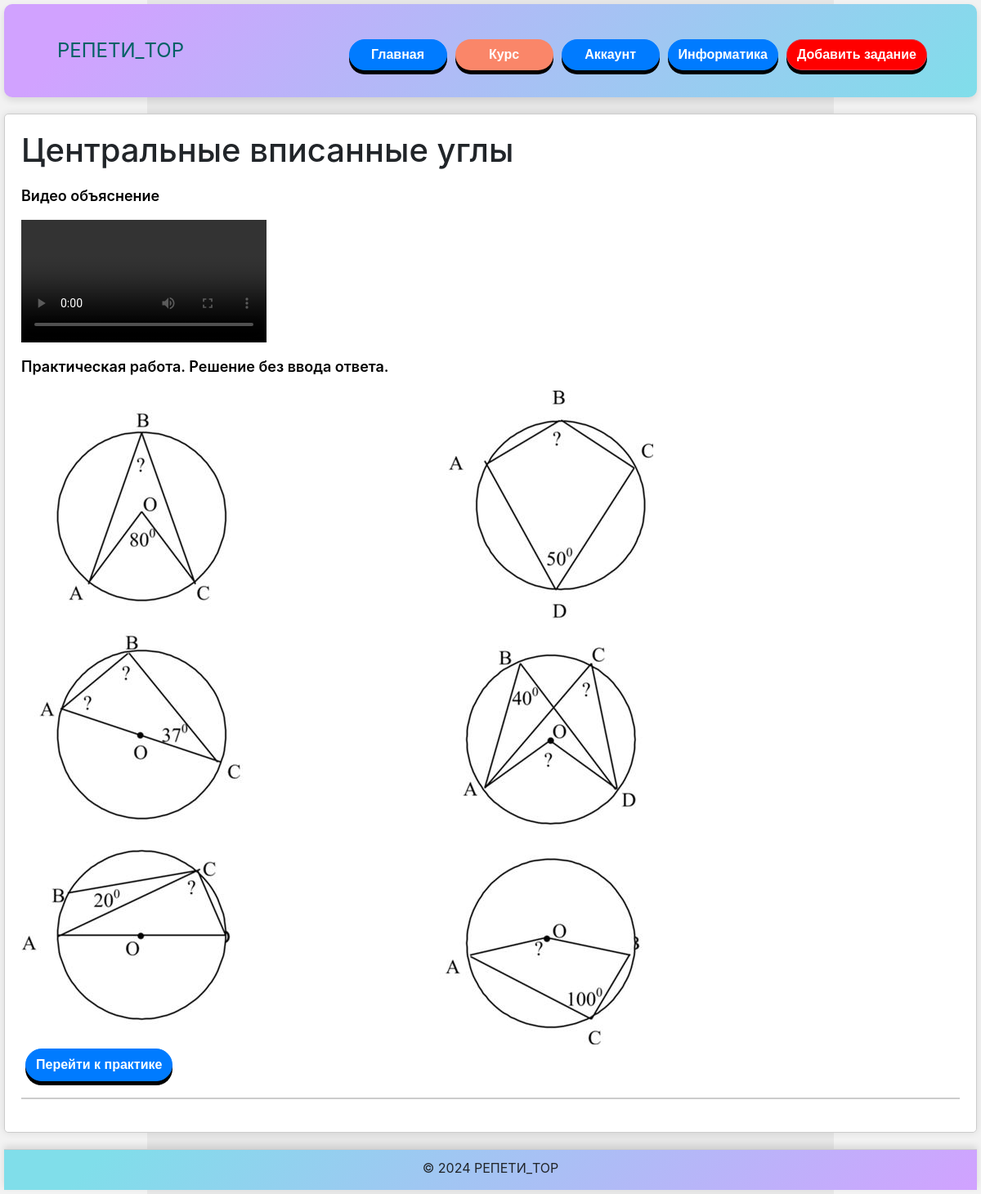
The app's page /tasks/65/ (signed in) with its own data.
### tasks/models.py (models this page shows, shortened)
class Course(models.Model):
    title = models.CharField(max_length=200)
    required_status = models.ForeignKey(Status, on_delete=models.CASCADE, related_name='courses', null=True, blank=True)
    grade = models.CharField(max_length=10, default='6class')

class Task(models.Model):
    course = models.ForeignKey(Course, related_name='tasks', on_delete=models.CASCADE)
    description = models.TextField(blank=True, null=True)
    correct_answer = models.CharField(max_length=200, blank=True, null=True)
    image = models.ImageField(upload_to='task_images/', blank=True, null=True)
    video = models.FileField(upload_to='task_videos/', blank=True, null=True)
    is_theory = models.BooleanField(default=False)
    expl = models.TextField(blank=True, null=True)
    expl_img = models.ImageField(upload_to='task_images/', blank=True, null=True)
    expl_video = models.FileField(upload_to='task_videos/', blank=True, null=True)
    file = models.FileField(upload_to='task_videos/', blank=True, null=True)
    file_link_text = models.CharField(max_length=255, blank=True, null=True)

### tasks/views.py (the view, shortened to what this page needs)
# urls.py: path('<int:course_id>/', views.task_detail, name='task_detail'),
@login_required
def task_detail(request, course_id):
    course = get_object_or_404(Course, id=course_id)
    theoretical_tasks = course.tasks.filter(is_theory=True)
    practical_tasks = course.tasks.filter(is_theory=False)
    user_statuses = request.user.profile.statuses.all()
    course_access = {course: course.required_status in user_statuses}
    has_advanced_access = user_statuses.filter(name='advanced').exists()
    has_premium_access = user_statuses.filter(name='premium').exists()
    has_gold_access = user_statuses.filter(name='gold').exists()
    has_platinum_access = user_statuses.filter(name='platinum').exists()
    return render(request, 'tasks/task_detail.html', {
        'course': course,
        'theoretical_tasks': theoretical_tasks,
        'practical_tasks': practical_tasks,
        'course_access': course_access,
        'has_advanced_access': has_advanced_access,
        'has_premium_access': has_premium_access,
        'has_gold_access': has_gold_access,
        'has_platinum_access': has_platinum_access,
        'show_practical_tasks': 'proceed_to_practice' in request.POST,
    })

### tasks/templates/tasks/task_detail.html (shortened to what this page needs)
{% load static %}
<!DOCTYPE html>
<html lang="en">
<head>
    <link rel="stylesheet" href="https://maxcdn.bootstrapcdn.com/bootstrap/4.5.2/css/bootstrap.min.css">
    <link rel="stylesheet" type="text/css" href="{% static 'styles.css' %}">
</head>
<body>
    <div class="flex-container">
        <header class="animated-header">
            <div class="container flex-header">
                <div class="logo">
                    <a class="navbar-brand">РЕПЕТИ_TOP</a>
                </div>
                <nav class="navbar navbar-expand-md">
                    <div class="collapse navbar-collapse" id="navbarNav">
                        <ul class="navbar-nav ml-auto">
                            <li class="nav-item"><a href="{% url 'home' %}" class="btn btn-primary">Главная</a></li>
                            {% if user.is_authenticated %}
                            <li class="nav-item"><a href="{% url 'course_list' %}" class="btn btn-course">Курс</a></li>
                            <li class="nav-item"><a href="{% url 'account' %}" class="btn btn-primary">Аккаунт</a></li>
                            <li class="nav-item"><a href="{% url 'computer_science_tasks' %}" class="btn btn-primary">Информатика</a></li>
                            {% else %}
                            <li class="nav-item"><a href="{% url 'login' %}" class="btn btn-primary">Вход</a></li>
                            <li class="nav-item"><a href="{% url 'register' %}" class="btn btn-primary">Регистрация</a></li>
                            {% endif %}
                            {% if user.is_superuser %}
                            <li class="nav-item"><a href="{% url 'add_task' %}" class="btn btn-danger">Добавить задание</a></li>
                            {% endif %}
                        </ul>
                    </div>
                </nav>
            </div>
        </header>
        {% if course.grade == "6class" and has_platinum_access or course.grade == "7class" and has_gold_access or course.grade == "8class" and has_premium_access or course.grade == "9class" and has_advanced_access %}
		<aside>
            <div class="name-variant">
                <h1>{{ course.title }}</h1>
            </div>
            <form method="post">
                {% if theoretical_tasks and not show_practical_tasks %}
                    {% for task in theoretical_tasks %}
                        <div class="flex-task">
                            <div class="description">
                                <p>{{ task.description }}</p>
                            </div>
                            {% if task.image %}
                                <div class="image-view">
                                    <img src="{{ task.image.url }}" alt="Task Image" class="task-image">
                                </div>
                            {% endif %}
                            {% if task.video %}
								<div class="image-view">
									<video controls class="video-view">
										<source src="{{ task.video.url }}" type="video/mp4" class = "video-vi">
									</video>
								</div>
                            {% endif %}
                        </div>
                    {% endfor %}
                    {% if practical_tasks %}<button type="submit" name="proceed_to_practice" class="btn btn-primary">Перейти к практике</button>
                    {% endif %}
                {% endif %}
            </form>
            <div class="separator"></div>
        </aside>
		{% endif %}
        <footer class="animated-footer">
            &copy; 2024 РЕПЕТИ_TOP
        </footer>
    </div>
</body>
</html>

### static/styles.css (style rules this page uses)
html, body { height: 100%; margin: 0; }
button { min-width: 120px; border-radius: 15px; min-height: 40px; background-color: aqua; align-content: center; }
.logo { display: flex; justify-content: center; }
.flex-header { display: flex; justify-content: space-between; width: 100%; height: 100%; }
.animated-header { background-color: #d1a2ff; background-image: linear-gradient(135deg, #d1a2ff 10%, #80DEEA 100%); border-radius: 10px; width: 100%; min-height: 80px; margin-bottom: 20px; padding: 20px; box-shadow: 0 4px 8px rgba(0, 0, 0, 0.1); transition: background-color 0.3s ease-in-out; }
.navbar-brand { padding-left: 25px; text-align: center; min-height: 50px; min-width: 100px; align-content: center; color: #006064; font-size: 24px; }
.flex-container { display: flex; flex-direction: column; min-height: 100vh; align-items: center; padding: 5px; }
footer.animated-footer { text-align: center; min-height: 50px; width: 100%; background-color: #d1a2ff; background-image: linear-gradient(135deg, #80DEEA 10%, #d1a2ff 100%); border-top: 1px solid #ccc; padding: 10px 0; box-shadow: 0 -4px 8px rgba(0, 0, 0, 0.1); transition: background-color 0.3s ease-in-out; margin-top: auto; }
ul { display: flex; flex-direction: row; flex-wrap: wrap; }
li { list-style: none; }
.btn-primary, .btn-danger, .btn-course { min-width: 120px; transition: all 0.3s cubic-bezier(.215,.61,.355,1); margin: 5px; color: white; display: flex; justify-content: center; align-items: center; box-shadow: 0 5px #000; border-radius: 50px; font-family: 'Poppins', sans-serif; font-weight: bold; }
.btn-primary { background-color: #007bff; }
.btn-danger { background-color: red; }
.btn-course { background-color: #fa8669; }
video { max-height: 80vh; max-width: 80vh; }
aside p { font-weight: 600; font-size: 18px; line-height: 1.5; color: #000000; margin-top: 10px; text-align: justify; }
.navbar-collapse { transition: height 0.3s ease; overflow: hidden; }
.navbar-nav { flex-direction: column; text-align: center; }
.navbar-nav .nav-item { margin-top: 10px; }
.separator { width: 100%; height: 2px; background-color: #ccc; margin: 20px 0; }
aside { flex: 1; width: 100%; max-width: 1200px; padding: 20px; background-color: #ffffff; border: 1px solid #ccc; border-radius: 5px; box-shadow: 0 0 10px rgba(0, 0, 0, 0.1); margin-bottom: 20px; }
.task-image { max-width: 100%; height: auto; }
.video-view { max-width: 60%; height: auto; }
.video-view { max-width: 100%; height: auto; }
@media (min-width:1024px) { li { text-align: left; } }

### records on screen
Course: title "Центральные вписанные углы"
Task: description "Видео объяснение"
Task: description "Практическая работа. Решение без ввода ответа.", image (picture)
